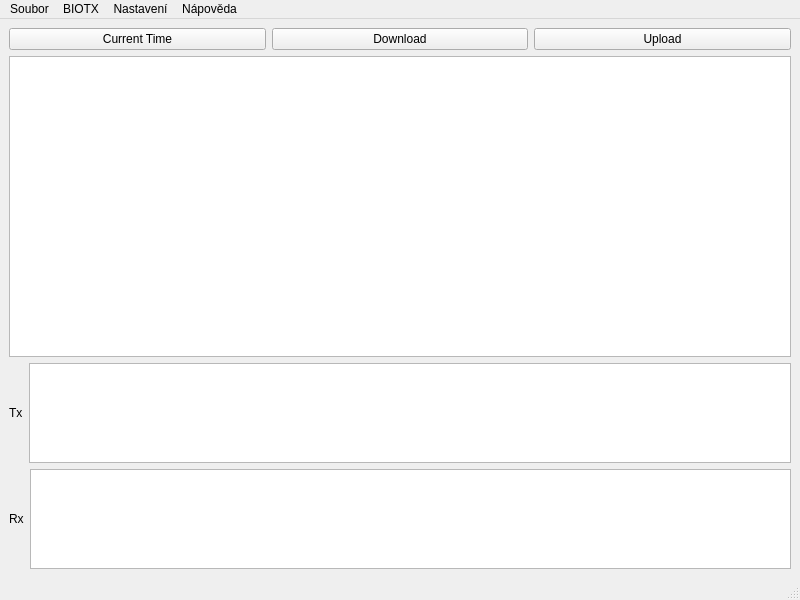
<?xml version="1.0" encoding="UTF-8"?>
<ui version="4.0">
 <class>MainWindow</class>
 <widget class="QMainWindow" name="MainWindow">
  <property name="geometry">
   <rect>
    <x>0</x>
    <y>0</y>
    <width>800</width>
    <height>600</height>
   </rect>
  </property>
  <property name="windowTitle">
   <string>BioTx</string>
  </property>
  <widget class="QWidget" name="centralwidget">
   <layout class="QVBoxLayout" name="verticalLayout">
    <item>
     <layout class="QHBoxLayout" name="horizontalLayout">
      <item>
       <widget class="QPushButton" name="timeButton">
        <property name="text">
         <string>Current Time</string>
        </property>
       </widget>
      </item>
      <item>
       <widget class="QPushButton" name="downloadButton">
        <property name="text">
         <string>Download</string>
        </property>
       </widget>
      </item>
      <item>
       <widget class="QPushButton" name="uploadButton">
        <property name="text">
         <string>Upload</string>
        </property>
       </widget>
      </item>
     </layout>
    </item>
    <item>
     <widget class="Spreadsheet" name="tableView"/>
    </item>
    <item>
     <layout class="QHBoxLayout" name="horizontalLayout_2">
      <item>
       <widget class="QLabel" name="label">
        <property name="text">
         <string>Tx</string>
        </property>
       </widget>
      </item>
      <item>
       <widget class="QTextBrowser" name="txTextBrowser">
        <property name="maximumSize">
         <size>
          <width>16777215</width>
          <height>100</height>
         </size>
        </property>
       </widget>
      </item>
     </layout>
    </item>
    <item>
     <layout class="QHBoxLayout" name="horizontalLayout_3">
      <item>
       <widget class="QLabel" name="label_2">
        <property name="text">
         <string>Rx</string>
        </property>
       </widget>
      </item>
      <item>
       <widget class="QTextBrowser" name="rxTextBrowser">
        <property name="maximumSize">
         <size>
          <width>16777215</width>
          <height>100</height>
         </size>
        </property>
       </widget>
      </item>
     </layout>
    </item>
   </layout>
  </widget>
  <widget class="QMenuBar" name="menubar">
   <property name="geometry">
    <rect>
     <x>0</x>
     <y>0</y>
     <width>800</width>
     <height>19</height>
    </rect>
   </property>
   <widget class="QMenu" name="menuSoubor">
    <property name="title">
     <string>Soubor</string>
    </property>
    <addaction name="actionNov"/>
    <addaction name="actionOtev_t"/>
    <addaction name="actionUlo_it"/>
    <addaction name="actionUlo_it_jako"/>
   </widget>
   <widget class="QMenu" name="menuBIOTX">
    <property name="title">
     <string>BIOTX</string>
    </property>
    <addaction name="actionDownload_data"/>
    <addaction name="actionUpload_data"/>
    <addaction name="actionNastavit_hodiny"/>
    <addaction name="actionZm_na_S_N"/>
    <addaction name="actionNastaven_korekce"/>
   </widget>
   <widget class="QMenu" name="menuNastaveni">
    <property name="title">
     <string>Nastavení</string>
    </property>
    <addaction name="actionCOM_Port"/>
   </widget>
   <widget class="QMenu" name="menuN_pov_da">
    <property name="title">
     <string>Nápověda</string>
    </property>
    <addaction name="actionHelo"/>
    <addaction name="actionAbout"/>
   </widget>
   <addaction name="menuSoubor"/>
   <addaction name="menuBIOTX"/>
   <addaction name="menuNastaveni"/>
   <addaction name="menuN_pov_da"/>
  </widget>
  <widget class="QStatusBar" name="statusbar"/>
  <action name="actionNov">
   <property name="text">
    <string>Nový</string>
   </property>
  </action>
  <action name="actionOtev_t">
   <property name="text">
    <string>Otevřít</string>
   </property>
  </action>
  <action name="actionUlo_it">
   <property name="text">
    <string>Uložit</string>
   </property>
  </action>
  <action name="actionUlo_it_jako">
   <property name="text">
    <string>Uložit jako</string>
   </property>
  </action>
  <action name="actionDownload_data">
   <property name="text">
    <string>Download data</string>
   </property>
  </action>
  <action name="actionUpload_data">
   <property name="text">
    <string>Upload data</string>
   </property>
  </action>
  <action name="actionNastavit_hodiny">
   <property name="text">
    <string>Nastavit hodiny</string>
   </property>
  </action>
  <action name="actionZm_na_S_N">
   <property name="text">
    <string>Změna S/N</string>
   </property>
  </action>
  <action name="actionNastaven_korekce">
   <property name="text">
    <string>Nastavení korekce</string>
   </property>
  </action>
  <action name="actionCOM_Port">
   <property name="text">
    <string>COM Port</string>
   </property>
  </action>
  <action name="actionHelo">
   <property name="text">
    <string>Help</string>
   </property>
  </action>
  <action name="actionAbout">
   <property name="text">
    <string>About</string>
   </property>
  </action>
 </widget>
 <customwidgets>
  <customwidget>
   <class>Spreadsheet</class>
   <extends>QTableWidget</extends>
   <header location="global">spreadsheet.h</header>
  </customwidget>
 </customwidgets>
 <resources/>
 <connections/>
</ui>
